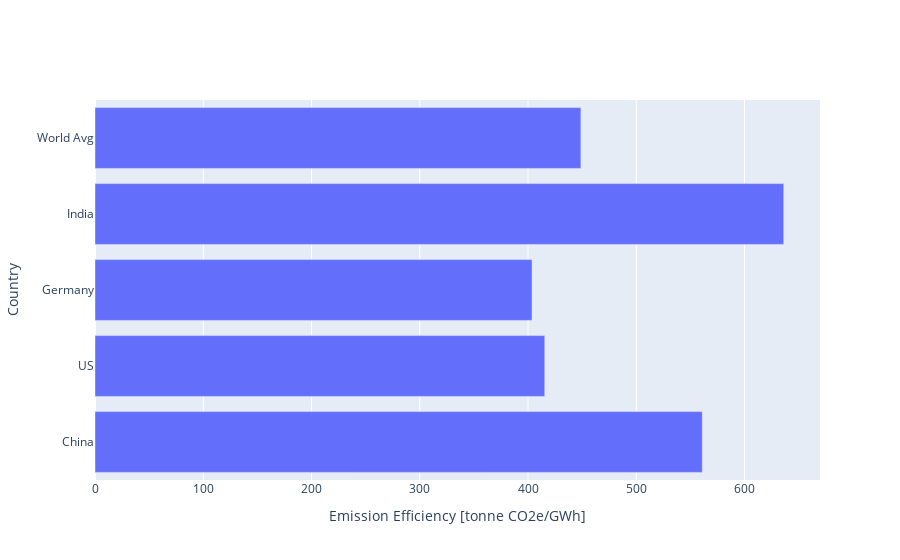

Notebook code for this chart:
### Code cell
horiz_fig = go.Figure(go.Bar(
            x=cont_emissions,
            y=countries,
            orientation='h'))

horiz_fig.update_layout(title = "Emission Efficiency of Various Countries", xaxis_title="Emission Efficiency [tonne CO2e/GWh]", yaxis_title='Country')

horiz_fig.show()

### Figure 1 — Plotly figure (JSON) as saved in the notebook; plotly's stock layout.template omitted (floating-point values rounded to 4 significant figures)
{"data": [{"orientation": "h", "type": "bar", "x": [561.0, 415.5, 403.7, 636.2, 448.8], "y": ["China", "US", "Germany", "India", "World Avg"]}], "layout": {"xaxis": {"title": {"text": "Emission Efficiency [tonne CO2e/GWh]"}}, "yaxis": {"title": {"text": "Country"}}}}
